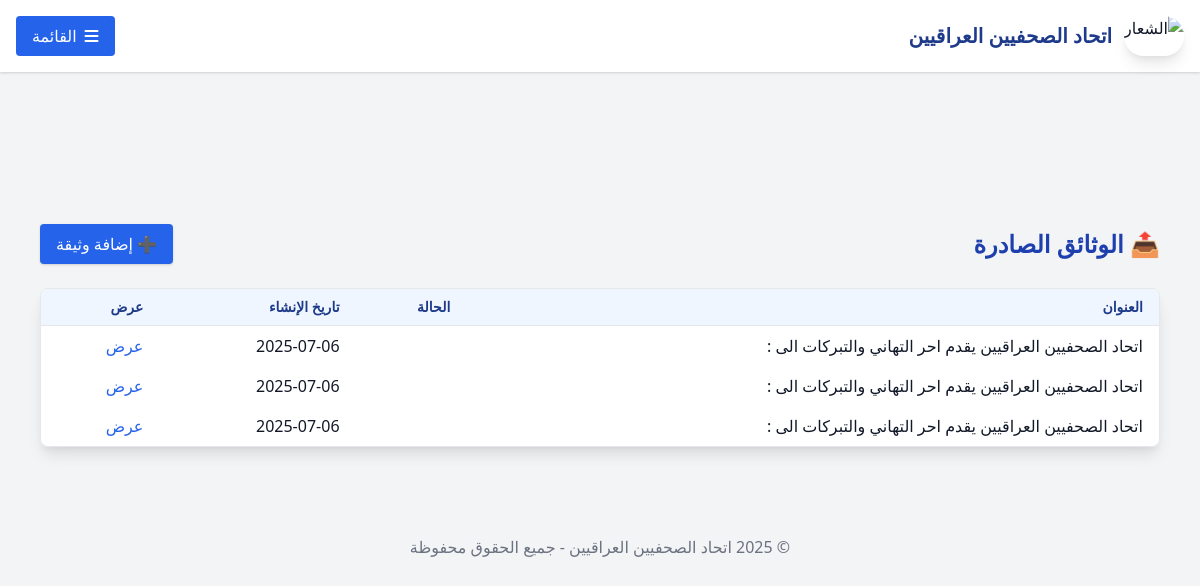
The app's page /outgoing/ (signed in), older data.
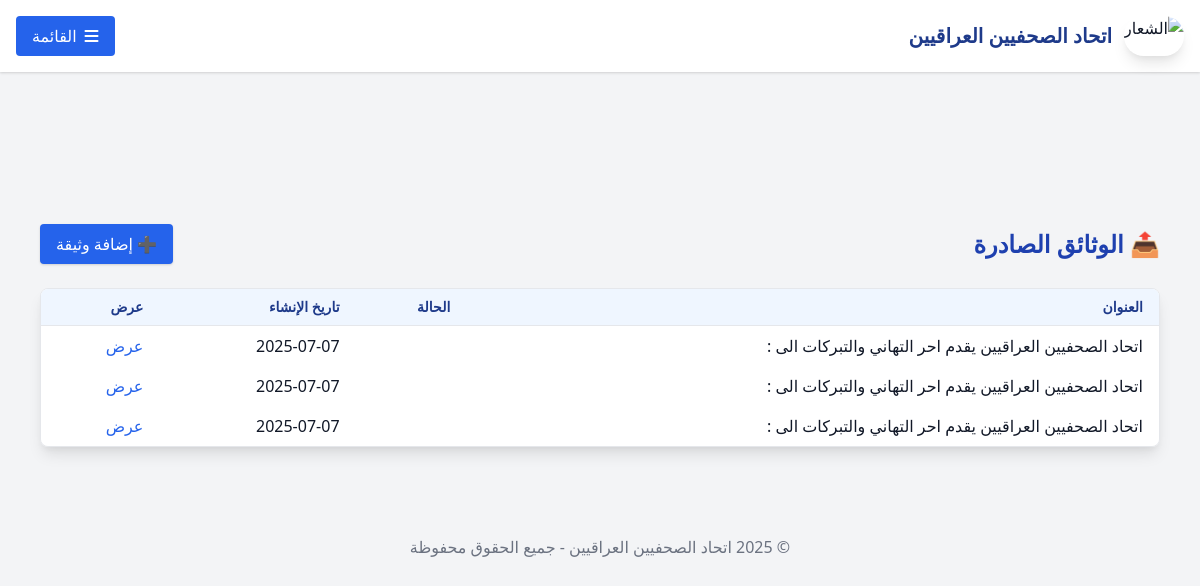
The same page, newer data.
### notes/models.py (models this page shows, shortened)
class Note(models.Model):
    TYPE_CHOICES = [
        ('administrative', 'أمر إداري'),
        ('official', 'كتاب رسمي'),
        ('circular', 'تعميم'),
    ]
    DIRECTION_CHOICES = [
        ('outgoing', 'صادرة'),
        ('incoming', 'واردة'),
    ]
    title = models.CharField("عنوان الوثيقة", max_length=255)
    content = models.TextField("محتوى الوثيقة", blank=True, null=True)
    doc_type = models.CharField("نوع الوثيقة", max_length=20, choices=TYPE_CHOICES, default='official')
    direction = models.CharField("جهة الوثيقة", max_length=10, choices=DIRECTION_CHOICES, default='outgoing')  # ✅ جديد
    file = models.FileField("ملف مرفق (PDF)", upload_to='documents/', blank=True, null=True)
    stamp = models.ImageField("الختم", upload_to='documents/', blank=True, null=True)
    signature = models.ImageField("التوقيع", upload_to='documents/', blank=True, null=True)
    issuer_name = models.CharField("اسم الجهة المصدرة", max_length=255, blank=True, null=True)
    recipient_name = models.CharField("اسم الجهة المستقبلة", max_length=255, blank=True, null=True)  # جديد
    created_by = models.ForeignKey(User, on_delete=models.CASCADE, related_name='notes')
    access_token = models.UUIDField(default=uuid.uuid4, unique=True, editable=False)
    created_at = models.DateTimeField("تاريخ الإضافة", auto_now_add=True)
    expiry_date = models.DateTimeField("تاريخ انتهاء الصلاحية", blank=True, null=True)
    is_archived = models.BooleanField("أرشفة", default=False)
    is_deleted = models.BooleanField("تم الحذف؟", default=False)
    tags = models.ManyToManyField(Tag, verbose_name="الوسوم", blank=True)

### notes/views.py (the view)
# urls.py: path('outgoing/', views.outgoing_notes, name='outgoing_notes'),
@login_required
def outgoing_notes(request):
    return render(request, 'notes/outgoing_notes.html', {
        'notes': Note.objects.filter(created_by=request.user, is_deleted=False).order_by('-created_at')
    })

### templates/notes/outgoing_notes.html (shortened to what this page needs)
{% extends 'base.html' %}
{% block content %}
<div class="mt-24 px-6">
    <div class="flex items-center justify-between mb-6">
        <h2 class="text-2xl font-bold text-blue-800 flex items-center gap-2">📤 الوثائق الصادرة</h2>
        <a href="{% url 'create_note' %}" class="bg-blue-600 text-white px-4 py-2 rounded shadow hover:bg-blue-700 transition">➕ إضافة وثيقة</a>
    </div>
    {% if notes %}
    <div class="overflow-x-auto rounded-lg shadow-lg border border-gray-200">
        <table class="min-w-full bg-white divide-y divide-gray-200">
            <thead class="bg-blue-50">
                <tr>
                    <th class="px-4 py-2 text-right text-sm font-semibold text-blue-900">العنوان</th>
                    <th class="px-4 py-2 text-right text-sm font-semibold text-blue-900">الحالة</th>
                    <th class="px-4 py-2 text-right text-sm font-semibold text-blue-900">تاريخ الإنشاء</th>
                    <th class="px-4 py-2 text-right text-sm font-semibold text-blue-900">عرض</th>
                </tr>
            </thead>
            <tbody>
                {% for note in notes %}
                <tr class="hover:bg-blue-50">
                    <td class="px-4 py-2">{{ note.title }}</td>
                    <td class="px-4 py-2">{{ note.status }}</td>
                    <td class="px-4 py-2">{{ note.created_at|date:'Y-m-d' }}</td>
                    <td class="px-4 py-2">
                        <a href="{% url 'note_detail' note.id %}" class="text-blue-600 hover:underline">عرض</a>
                    </td>
                </tr>
                {% endfor %}
            </tbody>
        </table>
    </div>
    {% else %}
    <div class="text-center text-gray-500 py-8">لا توجد وثائق صادرة حالياً</div>
    {% endif %}
</div>
{% endblock %}

Row changes from the older to the newer data that the page shows:
no longer on this page (row edited): Note: title "اتحاد الصحفيين العراقيين يقدم احر التهاني والتبركات الى :", created_at "2025-07-06"
no longer on this page (row edited): Note: title "اتحاد الصحفيين العراقيين يقدم احر التهاني والتبركات الى :", created_at "2025-07-06"
no longer on this page (row edited): Note: title "اتحاد الصحفيين العراقيين يقدم احر التهاني والتبركات الى :", created_at "2025-07-06"
added Note: title "اتحاد الصحفيين العراقيين يقدم احر التهاني والتبركات الى :", created_at "2025-07-07"
added Note: title "اتحاد الصحفيين العراقيين يقدم احر التهاني والتبركات الى :", created_at "2025-07-07"
added Note: title "اتحاد الصحفيين العراقيين يقدم احر التهاني والتبركات الى :", created_at "2025-07-07"
